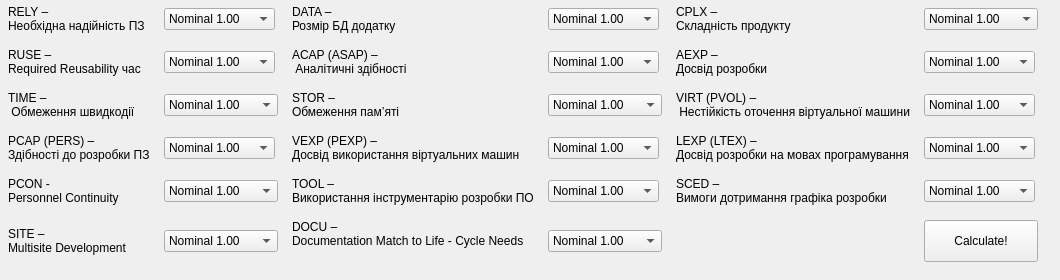
      <widget class="QWidget" name="tab_8">
       <property name="mouseTracking">
        <bool>true</bool>
       </property>
       <attribute name="title">
        <string>Post Architecture</string>
       </attribute>
       <widget class="QWidget" name="layoutWidget_2">
        <property name="geometry">
         <rect>
          <x>0</x>
          <y>0</y>
          <width>1051</width>
          <height>271</height>
         </rect>
        </property>
        <layout class="QGridLayout" name="gridLayout_5">
         <property name="leftMargin">
          <number>0</number>
         </property>
         <property name="verticalSpacing">
          <number>10</number>
         </property>
         <item row="0" column="4">
          <widget class="QLabel" name="label_69">
           <property name="sizePolicy">
            <sizepolicy hsizetype="Maximum" vsizetype="Preferred">
             <horstretch>0</horstretch>
             <verstretch>0</verstretch>
            </sizepolicy>
           </property>
           <property name="text">
            <string>CPLX – 
Складність продукту </string>
           </property>
          </widget>
         </item>
         <item row="0" column="5">
          <widget class="QComboBox" name="comboBox_55">
           <property name="enabled">
            <bool>true</bool>
           </property>
           <property name="sizePolicy">
            <sizepolicy hsizetype="Fixed" vsizetype="Fixed">
             <horstretch>0</horstretch>
             <verstretch>0</verstretch>
            </sizepolicy>
           </property>
           <property name="currentIndex">
            <number>2</number>
           </property>
           <item>
            <property name="text">
             <string>Very Low  0.73</string>
            </property>
           </item>
           <item>
            <property name="text">
             <string>Low 0.87</string>
            </property>
           </item>
           <item>
            <property name="text">
             <string>Nominal 1.00</string>
            </property>
           </item>
           <item>
            <property name="text">
             <string>High 1.17</string>
            </property>
           </item>
           <item>
            <property name="text">
             <string>Very High 1.34</string>
            </property>
           </item>
           <item>
            <property name="text">
             <string>Extra High 1.74</string>
            </property>
           </item>
          </widget>
         </item>
         <item row="1" column="3">
          <widget class="QComboBox" name="comboBox_56">
           <property name="enabled">
            <bool>true</bool>
           </property>
           <property name="sizePolicy">
            <sizepolicy hsizetype="Fixed" vsizetype="Fixed">
             <horstretch>0</horstretch>
             <verstretch>0</verstretch>
            </sizepolicy>
           </property>
           <property name="currentIndex">
            <number>2</number>
           </property>
           <item>
            <property name="text">
             <string>Very Low 1.42</string>
            </property>
           </item>
           <item>
            <property name="text">
             <string>Low 1.29</string>
            </property>
           </item>
           <item>
            <property name="text">
             <string>Nominal 1.00</string>
            </property>
           </item>
           <item>
            <property name="text">
             <string>High 0.85</string>
            </property>
           </item>
           <item>
            <property name="text">
             <string>Very High 0.71</string>
            </property>
           </item>
          </widget>
         </item>
         <item row="1" column="0">
          <widget class="QLabel" name="label_71">
           <property name="sizePolicy">
            <sizepolicy hsizetype="Maximum" vsizetype="Preferred">
             <horstretch>0</horstretch>
             <verstretch>0</verstretch>
            </sizepolicy>
           </property>
           <property name="text">
            <string>RUSE – 
Required Reusability час </string>
           </property>
          </widget>
         </item>
         <item row="1" column="1">
          <widget class="QComboBox" name="comboBox_57">
           <property name="enabled">
            <bool>true</bool>
           </property>
           <property name="sizePolicy">
            <sizepolicy hsizetype="Fixed" vsizetype="Fixed">
             <horstretch>0</horstretch>
             <verstretch>0</verstretch>
            </sizepolicy>
           </property>
           <property name="currentIndex">
            <number>1</number>
           </property>
           <item>
            <property name="text">
             <string>Low 0.87</string>
            </property>
           </item>
           <item>
            <property name="text">
             <string>Nominal 1.00</string>
            </property>
           </item>
           <item>
            <property name="text">
             <string>High 1.07</string>
            </property>
           </item>
           <item>
            <property name="text">
             <string>Very High 1.15</string>
            </property>
           </item>
          </widget>
         </item>
         <item row="1" column="2">
          <widget class="QLabel" name="label_70">
           <property name="sizePolicy">
            <sizepolicy hsizetype="Maximum" vsizetype="Preferred">
             <horstretch>0</horstretch>
             <verstretch>0</verstretch>
            </sizepolicy>
           </property>
           <property name="text">
            <string>ACAP (ASAP) –
 Аналітичні здібності</string>
           </property>
          </widget>
         </item>
         <item row="0" column="0">
          <widget class="QLabel" name="label_72">
           <property name="sizePolicy">
            <sizepolicy hsizetype="Maximum" vsizetype="Preferred">
             <horstretch>0</horstretch>
             <verstretch>0</verstretch>
            </sizepolicy>
           </property>
           <property name="text">
            <string>RELY – 
Необхідна надійність ПЗ</string>
           </property>
          </widget>
         </item>
         <item row="2" column="2">
          <widget class="QLabel" name="label_73">
           <property name="sizePolicy">
            <sizepolicy hsizetype="Maximum" vsizetype="Preferred">
             <horstretch>0</horstretch>
             <verstretch>0</verstretch>
            </sizepolicy>
           </property>
           <property name="text">
            <string>STOR – 
Обмеження пам’яті</string>
           </property>
          </widget>
         </item>
         <item row="0" column="1">
          <widget class="QComboBox" name="comboBox_58">
           <property name="enabled">
            <bool>true</bool>
           </property>
           <property name="sizePolicy">
            <sizepolicy hsizetype="Fixed" vsizetype="Fixed">
             <horstretch>0</horstretch>
             <verstretch>0</verstretch>
            </sizepolicy>
           </property>
           <property name="focusPolicy">
            <enum>Qt::WheelFocus</enum>
           </property>
           <property name="layoutDirection">
            <enum>Qt::LeftToRight</enum>
           </property>
           <property name="autoFillBackground">
            <bool>false</bool>
           </property>
           <property name="currentIndex">
            <number>2</number>
           </property>
           <item>
            <property name="text">
             <string>Very Low 0.84</string>
            </property>
           </item>
           <item>
            <property name="text">
             <string>Low 0.92</string>
            </property>
           </item>
           <item>
            <property name="text">
             <string>Nominal 1.00</string>
            </property>
           </item>
           <item>
            <property name="text">
             <string>High 1.10</string>
            </property>
           </item>
           <item>
            <property name="text">
             <string>Very High 1.26</string>
            </property>
           </item>
           <item>
            <property name="text">
             <string/>
            </property>
           </item>
          </widget>
         </item>
         <item row="4" column="0">
          <widget class="QLabel" name="label_82">
           <property name="text">
            <string>PCON - 
Personnel Continuity</string>
           </property>
          </widget>
         </item>
         <item row="2" column="1">
          <widget class="QComboBox" name="comboBox_61">
           <property name="enabled">
            <bool>true</bool>
           </property>
           <property name="sizePolicy">
            <sizepolicy hsizetype="Fixed" vsizetype="Fixed">
             <horstretch>0</horstretch>
             <verstretch>0</verstretch>
            </sizepolicy>
           </property>
           <property name="currentIndex">
            <number>0</number>
           </property>
           <item>
            <property name="text">
             <string>Nominal 1.00</string>
            </property>
           </item>
           <item>
            <property name="text">
             <string>High 1.11</string>
            </property>
           </item>
           <item>
            <property name="text">
             <string>Very High 1.29</string>
            </property>
           </item>
           <item>
            <property name="text">
             <string>Extra High 1.63</string>
            </property>
           </item>
          </widget>
         </item>
         <item row="3" column="3">
          <widget class="QComboBox" name="comboBox_59">
           <property name="enabled">
            <bool>true</bool>
           </property>
           <property name="sizePolicy">
            <sizepolicy hsizetype="Fixed" vsizetype="Fixed">
             <horstretch>0</horstretch>
             <verstretch>0</verstretch>
            </sizepolicy>
           </property>
           <property name="currentIndex">
            <number>2</number>
           </property>
           <item>
            <property name="text">
             <string>Very Low  1.19</string>
            </property>
           </item>
           <item>
            <property name="text">
             <string>Low 1.09</string>
            </property>
           </item>
           <item>
            <property name="text">
             <string>Nominal 1.00</string>
            </property>
           </item>
           <item>
            <property name="text">
             <string>High 0.91</string>
            </property>
           </item>
           <item>
            <property name="text">
             <string>Very High 0.85</string>
            </property>
           </item>
          </widget>
         </item>
         <item row="0" column="2">
          <widget class="QLabel" name="label_74">
           <property name="sizePolicy">
            <sizepolicy hsizetype="Maximum" vsizetype="Preferred">
             <horstretch>0</horstretch>
             <verstretch>0</verstretch>
            </sizepolicy>
           </property>
           <property name="text">
            <string>DATA – 
Розмір БД додатку</string>
           </property>
          </widget>
         </item>
         <item row="2" column="5">
          <widget class="QComboBox" name="comboBox_62">
           <property name="enabled">
            <bool>true</bool>
           </property>
           <property name="sizePolicy">
            <sizepolicy hsizetype="Fixed" vsizetype="Fixed">
             <horstretch>0</horstretch>
             <verstretch>0</verstretch>
            </sizepolicy>
           </property>
           <property name="currentIndex">
            <number>1</number>
           </property>
           <item>
            <property name="text">
             <string>Low 0.87</string>
            </property>
           </item>
           <item>
            <property name="text">
             <string>Nominal 1.00</string>
            </property>
           </item>
           <item>
            <property name="text">
             <string>High 1.15</string>
            </property>
           </item>
           <item>
            <property name="text">
             <string>Very High 1.30</string>
            </property>
           </item>
          </widget>
         </item>
         <item row="4" column="3">
          <widget class="QComboBox" name="comboBox_64">
           <property name="enabled">
            <bool>true</bool>
           </property>
           <property name="sizePolicy">
            <sizepolicy hsizetype="Fixed" vsizetype="Fixed">
             <horstretch>0</horstretch>
             <verstretch>0</verstretch>
            </sizepolicy>
           </property>
           <property name="currentIndex">
            <number>2</number>
           </property>
           <item>
            <property name="text">
             <string>Very Low 1.17</string>
            </property>
           </item>
           <item>
            <property name="text">
             <string>Low 1.09</string>
            </property>
           </item>
           <item>
            <property name="text">
             <string>Nominal 1.00</string>
            </property>
           </item>
           <item>
            <property name="text">
             <string>High 0.90</string>
            </property>
           </item>
           <item>
            <property name="text">
             <string>Very High 0.78</string>
            </property>
           </item>
          </widget>
         </item>
         <item row="3" column="4">
          <widget class="QLabel" name="label_76">
           <property name="sizePolicy">
            <sizepolicy hsizetype="Maximum" vsizetype="Preferred">
             <horstretch>0</horstretch>
             <verstretch>0</verstretch>
            </sizepolicy>
           </property>
           <property name="text">
            <string>LEXP (LTEX) – 
Досвід розробки на мовах програмування</string>
           </property>
          </widget>
         </item>
         <item row="4" column="5">
          <widget class="QComboBox" name="comboBox_63">
           <property name="enabled">
            <bool>true</bool>
           </property>
           <property name="sizePolicy">
            <sizepolicy hsizetype="Fixed" vsizetype="Fixed">
             <horstretch>0</horstretch>
             <verstretch>0</verstretch>
            </sizepolicy>
           </property>
           <property name="currentIndex">
            <number>2</number>
           </property>
           <item>
            <property name="text">
             <string>Very Low 1.43</string>
            </property>
           </item>
           <item>
            <property name="text">
             <string>Low 1.14</string>
            </property>
           </item>
           <item>
            <property name="text">
             <string>Nominal 1.00</string>
            </property>
           </item>
           <item>
            <property name="text">
             <string>High 1.00</string>
            </property>
           </item>
           <item>
            <property name="text">
             <string>Very High 1.00</string>
            </property>
           </item>
          </widget>
         </item>
         <item row="4" column="2">
          <widget class="QLabel" name="label_75">
           <property name="sizePolicy">
            <sizepolicy hsizetype="Maximum" vsizetype="Preferred">
             <horstretch>0</horstretch>
             <verstretch>0</verstretch>
            </sizepolicy>
           </property>
           <property name="text">
            <string>TOOL – 
Використання інструментарію розробки ПО</string>
           </property>
          </widget>
         </item>
         <item row="2" column="3">
          <widget class="QComboBox" name="comboBox_65">
           <property name="enabled">
            <bool>true</bool>
           </property>
           <property name="sizePolicy">
            <sizepolicy hsizetype="Fixed" vsizetype="Fixed">
             <horstretch>0</horstretch>
             <verstretch>0</verstretch>
            </sizepolicy>
           </property>
           <property name="currentIndex">
            <number>0</number>
           </property>
           <item>
            <property name="text">
             <string>Nominal 1.00</string>
            </property>
           </item>
           <item>
            <property name="text">
             <string>High 1.05</string>
            </property>
           </item>
           <item>
            <property name="text">
             <string>Very High 1.17</string>
            </property>
           </item>
           <item>
            <property name="text">
             <string>Extra High 1.46</string>
            </property>
           </item>
          </widget>
         </item>
         <item row="4" column="4">
          <widget class="QLabel" name="label_78">
           <property name="sizePolicy">
            <sizepolicy hsizetype="Maximum" vsizetype="Preferred">
             <horstretch>0</horstretch>
             <verstretch>0</verstretch>
            </sizepolicy>
           </property>
           <property name="text">
            <string>SCED – 
Вимоги дотримання графіка розробки</string>
           </property>
          </widget>
         </item>
         <item row="1" column="4">
          <widget class="QLabel" name="label_77">
           <property name="sizePolicy">
            <sizepolicy hsizetype="Maximum" vsizetype="Preferred">
             <horstretch>0</horstretch>
             <verstretch>0</verstretch>
            </sizepolicy>
           </property>
           <property name="text">
            <string>AEXP – 
Досвід розробки</string>
           </property>
          </widget>
         </item>
         <item row="1" column="5">
          <widget class="QComboBox" name="comboBox_68">
           <property name="enabled">
            <bool>true</bool>
           </property>
           <property name="sizePolicy">
            <sizepolicy hsizetype="Fixed" vsizetype="Fixed">
             <horstretch>0</horstretch>
             <verstretch>0</verstretch>
            </sizepolicy>
           </property>
           <property name="currentIndex">
            <number>2</number>
           </property>
           <item>
            <property name="text">
             <string>Very Low 1.22</string>
            </property>
           </item>
           <item>
            <property name="text">
             <string>Low 1.10</string>
            </property>
           </item>
           <item>
            <property name="text">
             <string>Nominal 1.00</string>
            </property>
           </item>
           <item>
            <property name="text">
             <string>High 0.88</string>
            </property>
           </item>
           <item>
            <property name="text">
             <string>Very High 0.81</string>
            </property>
           </item>
          </widget>
         </item>
         <item row="3" column="5">
          <widget class="QComboBox" name="comboBox_67">
           <property name="enabled">
            <bool>true</bool>
           </property>
           <property name="sizePolicy">
            <sizepolicy hsizetype="Fixed" vsizetype="Fixed">
             <horstretch>0</horstretch>
             <verstretch>0</verstretch>
            </sizepolicy>
           </property>
           <property name="currentIndex">
            <number>2</number>
           </property>
           <item>
            <property name="text">
             <string>Very Low  1.20</string>
            </property>
           </item>
           <item>
            <property name="text">
             <string>Low 1.09</string>
            </property>
           </item>
           <item>
            <property name="text">
             <string>Nominal 1.00</string>
            </property>
           </item>
           <item>
            <property name="text">
             <string>High 0.91</string>
            </property>
           </item>
           <item>
            <property name="text">
             <string>Very High 0.84</string>
            </property>
           </item>
          </widget>
         </item>
         <item row="2" column="4">
          <widget class="QLabel" name="label_81">
           <property name="sizePolicy">
            <sizepolicy hsizetype="Maximum" vsizetype="Preferred">
             <horstretch>0</horstretch>
             <verstretch>0</verstretch>
            </sizepolicy>
           </property>
           <property name="text">
            <string>VIRT (PVOL) –
 Нестійкість оточення віртуальної машини</string>
           </property>
          </widget>
         </item>
         <item row="2" column="0">
          <widget class="QLabel" name="label_83">
           <property name="sizePolicy">
            <sizepolicy hsizetype="Maximum" vsizetype="Preferred">
             <horstretch>0</horstretch>
             <verstretch>0</verstretch>
            </sizepolicy>
           </property>
           <property name="text">
            <string>TIME –
 Обмеження швидкодії</string>
           </property>
          </widget>
         </item>
         <item row="3" column="2">
          <widget class="QLabel" name="label_80">
           <property name="sizePolicy">
            <sizepolicy hsizetype="Maximum" vsizetype="Preferred">
             <horstretch>0</horstretch>
             <verstretch>0</verstretch>
            </sizepolicy>
           </property>
           <property name="text">
            <string>VEXP (PEXP) – 
Досвід використання віртуальних машин</string>
           </property>
          </widget>
         </item>
         <item row="0" column="3">
          <widget class="QComboBox" name="comboBox_70">
           <property name="enabled">
            <bool>true</bool>
           </property>
           <property name="sizePolicy">
            <sizepolicy hsizetype="Fixed" vsizetype="Fixed">
             <horstretch>0</horstretch>
             <verstretch>0</verstretch>
            </sizepolicy>
           </property>
           <property name="currentIndex">
            <number>1</number>
           </property>
           <item>
            <property name="text">
             <string>Low 0.23</string>
            </property>
           </item>
           <item>
            <property name="text">
             <string>Nominal 1.00</string>
            </property>
           </item>
           <item>
            <property name="text">
             <string>High 1.14</string>
            </property>
           </item>
           <item>
            <property name="text">
             <string>Very High 1.28</string>
            </property>
           </item>
          </widget>
         </item>
         <item row="3" column="1">
          <widget class="QComboBox" name="comboBox_66">
           <property name="enabled">
            <bool>true</bool>
           </property>
           <property name="sizePolicy">
            <sizepolicy hsizetype="Fixed" vsizetype="Fixed">
             <horstretch>0</horstretch>
             <verstretch>0</verstretch>
            </sizepolicy>
           </property>
           <property name="currentIndex">
            <number>2</number>
           </property>
           <item>
            <property name="text">
             <string>Very Low 1.34</string>
            </property>
           </item>
           <item>
            <property name="text">
             <string>Low 1.15</string>
            </property>
           </item>
           <item>
            <property name="text">
             <string>Nominal 1.00</string>
            </property>
           </item>
           <item>
            <property name="text">
             <string>High 0.88</string>
            </property>
           </item>
           <item>
            <property name="text">
             <string>Very High 0.76</string>
            </property>
           </item>
          </widget>
         </item>
         <item row="3" column="0">
          <widget class="QLabel" name="label_79">
           <property name="sizePolicy">
            <sizepolicy hsizetype="Maximum" vsizetype="Preferred">
             <horstretch>0</horstretch>
             <verstretch>0</verstretch>
            </sizepolicy>
           </property>
           <property name="text">
            <string>PCAP (PERS) – 
Здібності до розробки ПЗ</string>
           </property>
          </widget>
         </item>
         <item row="4" column="1">
          <widget class="QComboBox" name="comboBox_72">
           <property name="currentIndex">
            <number>2</number>
           </property>
           <item>
            <property name="text">
             <string>Very Low 1.29</string>
            </property>
           </item>
           <item>
            <property name="text">
             <string>Low 1.12</string>
            </property>
           </item>
           <item>
            <property name="text">
             <string>Nominal 1.00</string>
            </property>
           </item>
           <item>
            <property name="text">
             <string>High 0.90</string>
            </property>
           </item>
           <item>
            <property name="text">
             <string>very high 0.81</string>
            </property>
           </item>
          </widget>
         </item>
         <item row="5" column="0">
          <widget class="QLabel" name="label_86">
           <property name="text">
            <string>SITE – 
Multisite Development</string>
           </property>
          </widget>
         </item>
         <item row="5" column="1">
          <widget class="QComboBox" name="comboBox_71">
           <property name="currentIndex">
            <number>2</number>
           </property>
           <item>
            <property name="text">
             <string>Very Low 1.22</string>
            </property>
           </item>
           <item>
            <property name="text">
             <string>Low 1.14</string>
            </property>
           </item>
           <item>
            <property name="text">
             <string>Nominal 1.00</string>
            </property>
           </item>
           <item>
            <property name="text">
             <string>High 1.00</string>
            </property>
           </item>
           <item>
            <property name="text">
             <string>Very High 1.00</string>
            </property>
           </item>
          </widget>
         </item>
         <item row="5" column="2">
          <widget class="QLabel" name="label_85">
           <property name="text">
            <string>DOCU – 
Documentation Match to Life - Cycle Needs
</string>
           </property>
          </widget>
         </item>
         <item row="5" column="3">
          <widget class="QComboBox" name="comboBox_69">
           <property name="currentIndex">
            <number>2</number>
           </property>
           <item>
            <property name="text">
             <string>Very Low 0.81</string>
            </property>
           </item>
           <item>
            <property name="text">
             <string>Low 0.91</string>
            </property>
           </item>
           <item>
            <property name="text">
             <string>Nominal 1.00</string>
            </property>
           </item>
           <item>
            <property name="text">
             <string>High 1.11</string>
            </property>
           </item>
           <item>
            <property name="text">
             <string>Very High 1.23</string>
            </property>
           </item>
          </widget>
         </item>
         <item row="5" column="5">
          <widget class="QPushButton" name="calc">
           <property name="sizePolicy">
            <sizepolicy hsizetype="Minimum" vsizetype="Minimum">
             <horstretch>0</horstretch>
             <verstretch>0</verstretch>
            </sizepolicy>
           </property>
           <property name="minimumSize">
            <size>
             <width>0</width>
             <height>40</height>
            </size>
           </property>
           <property name="text">
            <string>Calculate!</string>
           </property>
          </widget>
         </item>
        </layout>
       </widget>
      </widget>
